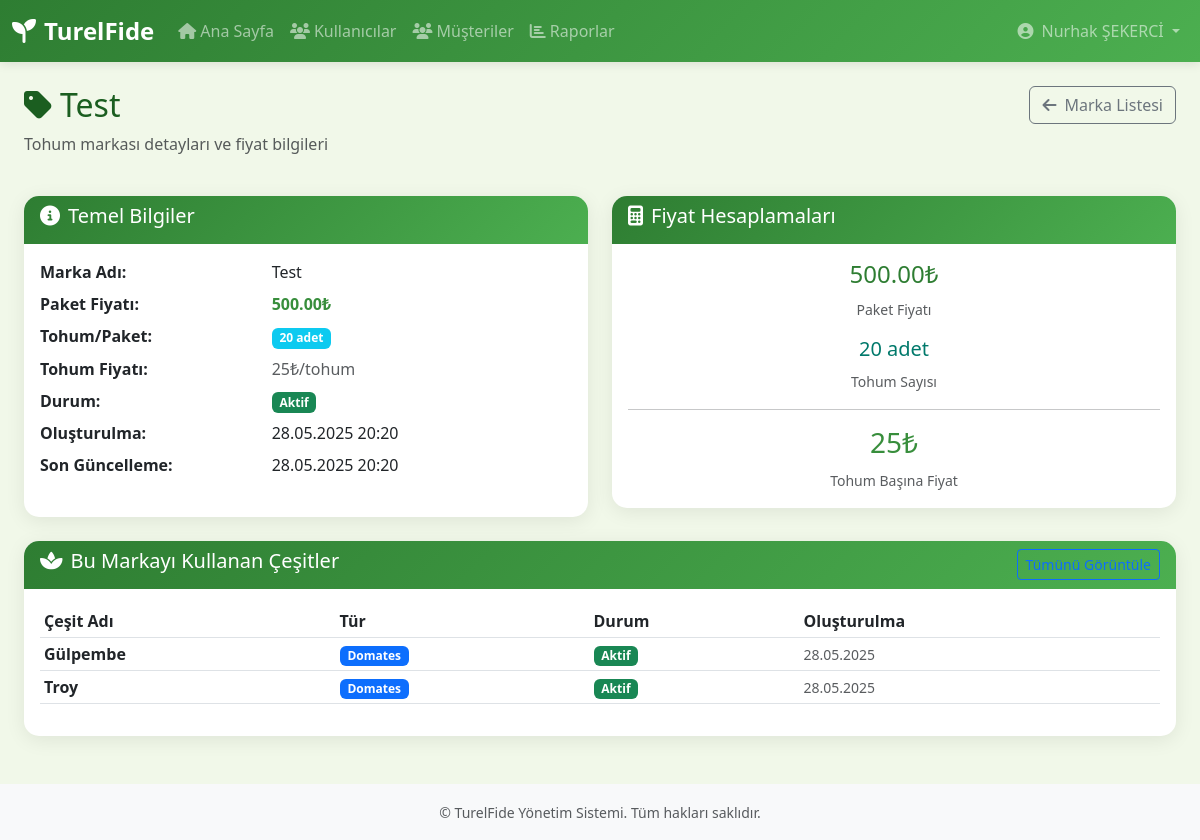
Page /products/brands/1/ (signed in) on the committed database.
### accounts/models.py (models this page shows, shortened)
class User(AbstractUser):
    ROLES = [
        ('admin', 'Admin'),
        ('readonly', 'Patron'),
        ('product_manager', 'Proje Müdürü'),
        ('plant_manager', 'Ekim Sorumlusu'),
        ('plant_personel', 'Ekim Personeli'),
        ('seed_manager', 'Aşı Sorumlusu'),
        ('seed_personel', 'Aşı Personeli'),
        ('finance_personel', 'Finans Personeli'),
        ('shipping_personel', 'Sevkiyat Personeli')
    ]
    role = models.CharField(max_length=20, choices=ROLES)
    phone_number = models.CharField(max_length=10)
    pin_code = models.CharField(max_length=4, unique=True, db_index=True)
    groups = models.ManyToManyField(
        'auth.Group',
        verbose_name='groups',
        blank=True,
        help_text='The groups this user belongs to.',
        related_name='custom_user_set',
        related_query_name='custom_user',
    )
    user_permissions = models.ManyToManyField(
        'auth.Permission',
        verbose_name='user permissions',
        blank=True,
        help_text='Specific permissions for this user.',
        related_name='custom_user_set',
        related_query_name='custom_user',
    )
    class Meta:
        verbose_name = 'Kullanıcı'
        verbose_name_plural = 'Kullanıcılar'

### products/models.py (models this page shows, shortened)
class SeedBrand(models.Model):
    name = models.CharField(
        max_length=100,
        unique=True,
        validators=[MinLengthValidator(2)],
        verbose_name="Marka Adı",
        help_text="Örnek: Kurumsal, Türkiye, İtalya, Almanya"
    )
    price_per_packet = models.DecimalField(
        max_digits=10,
        decimal_places=2,
        verbose_name="Tohum Paket Fiyatı",
        help_text="Tohum paket fiyatı (TL)"
    )
    seeds_per_packet = models.PositiveIntegerField(
        verbose_name="Paket Başına Tohum Sayısı",
        help_text="Bir pakette kaç adet tohum var"
    )
    is_active = models.BooleanField(
        default=True,
        db_index=True,
        verbose_name="Aktif",
        help_text="Bu marka aktif olarak kullanılıyor mu?"
    )
    created_at = models.DateTimeField(
        auto_now_add=True,
        verbose_name="Oluşturulma Tarihi"
    )
    updated_at = models.DateTimeField(
        auto_now=True,
        verbose_name="Güncellenme Tarihi"
    )
    class Meta:
        db_table = 'products_seedbrand'
        verbose_name = "Tohum Markası"
        verbose_name_plural = "Tohum Markaları"
        ordering = ['name']
        indexes = [
            models.Index(fields=['name'], name='seedbrand_name_idx'),
            models.Index(fields=['is_active'], name='seedbrand_active_idx'),
        ]
    @property
    def price_per_seed(self):
        if self.seeds_per_packet > 0:
            price = self.price_per_packet / self.seeds_per_packet
            return float(f"{price:.2f}") if price != int(price) else int(price)
        return 0

class Variety(models.Model):
    name = models.CharField(
        max_length=100,
        validators=[MinLengthValidator(2)],
        verbose_name="Çeşit Adı",
        help_text="Örnek: Starking, Granny Smith, Golden Delicious"
    )
    species = models.ForeignKey(
        Species,
        on_delete=models.CASCADE,
        related_name='varieties',
        verbose_name="Tür",
        help_text="Bu çeşidin ait olduğu tür"
    )
    seed_brand = models.ForeignKey(
        SeedBrand,
        on_delete=models.CASCADE,
        related_name='varieties',
        verbose_name="Tohum Markası",
        help_text="Bu çeşidin ait olduğu tohum markası"
    )
    is_active = models.BooleanField(
        default=True,
        db_index=True,
        verbose_name="Aktif",
        help_text="Bu çeşit aktif olarak kullanılıyor mu?"
    )
    created_at = models.DateTimeField(
        auto_now_add=True,
        verbose_name="Oluşturulma Tarihi"
    )
    updated_at = models.DateTimeField(
        auto_now=True,
        verbose_name="Güncellenme Tarihi"
    )
    class Meta:
        db_table = 'products_variety'
        verbose_name = "Çeşit"
        verbose_name_plural = "Çeşitler"
        ordering = ['species__name', 'name']
        unique_together = [['species', 'name']]
        indexes = [
            models.Index(fields=['name'], name='variety_name_idx'),
            models.Index(fields=['species', 'name'], name='variety_species_name_idx'),
            models.Index(fields=['is_active'], name='variety_active_idx'),
            models.Index(fields=['seed_brand'], name='variety_seedbrand_idx'),
        ]

class Species(models.Model):
    name = models.CharField(
        max_length=100,
        unique=True,
        validators=[MinLengthValidator(2)],
        verbose_name="Tür Adı",
        help_text="Örnek: Domates, Aşılı Domates, Biber, Patlıcan"
    )
    is_active = models.BooleanField(
        default=True,
        db_index=True,
        verbose_name="Aktif",
        help_text="Bu tür aktif olarak kullanılıyor mu?"
    )
    created_at = models.DateTimeField(
        auto_now_add=True,
        verbose_name="Oluşturulma Tarihi"
    )
    updated_at = models.DateTimeField(
        auto_now=True,
        verbose_name="Güncellenme Tarihi"
    )
    class Meta:
        db_table = 'products_species'
        verbose_name = "Tür"
        verbose_name_plural = "Türler"
        ordering = ['name']
        indexes = [
            models.Index(fields=['name'], name='species_name_idx'),
            models.Index(fields=['is_active'], name='species_active_idx'),
        ]

### products/views.py (the view)
# urls.py: path('brands/<int:brand_id>/', views.seed_brand_detail_view, name='seed_brand_detail'),
@product_permission_required(['admin', 'product_manager', 'readonly'])
def seed_brand_detail_view(request, brand_id):
    seed_brand = get_object_or_404(SeedBrand, id=brand_id)
    varieties = seed_brand.varieties.filter(is_active=True)[:10]
    context = {
        'seed_brand': seed_brand,
        'brand_info': format_product_info(seed_brand, 'seed_brand'),
        'varieties': varieties,
        'can_edit': can_edit_products(request.user),
    }
    return render(request, 'products/seed_brand_detail.html', context)

### products/templates/products/seed_brand_detail.html (shortened to what this page needs)
{% extends 'accounts/base.html' %}
{% block content %}
<div class="container-fluid">
    <div class="row mb-4">
        <div class="col-md-8">
            <h2><i class="fas fa-tag me-2"></i>{{ seed_brand.name }}</h2>
            <p class="text-muted">Tohum markası detayları ve fiyat bilgileri</p>
        </div>
        <div class="col-md-4 text-end">
            <a href="{% url 'products:seed_brand_list' %}" class="btn btn-outline-secondary">
                <i class="fas fa-arrow-left me-2"></i>Marka Listesi
            </a>
        </div>
    </div>
    <div class="row mb-4">
        <div class="col-md-6">
            <div class="card">
                <div class="card-header">
                    <h5><i class="fas fa-info-circle me-2"></i>Temel Bilgiler</h5>
                </div>
                <div class="card-body">
                    <dl class="row">
                        <dt class="col-sm-5">Marka Adı:</dt>
                        <dd class="col-sm-7">{{ seed_brand.name }}</dd>
                        <dt class="col-sm-5">Paket Fiyatı:</dt>
                        <dd class="col-sm-7">
                            <span class="text-success fw-bold">{{ seed_brand.price_per_packet }}₺</span>
                        </dd>
                        <dt class="col-sm-5">Tohum/Paket:</dt>
                        <dd class="col-sm-7">
                            <span class="badge bg-info">{{ seed_brand.seeds_per_packet }} adet</span>
                        </dd>
                        <dt class="col-sm-5">Tohum Fiyatı:</dt>
                        <dd class="col-sm-7">
                            <span class="text-muted">{{ seed_brand.price_per_seed }}₺/tohum</span>
                        </dd>
                        <dt class="col-sm-5">Durum:</dt>
                        <dd class="col-sm-7">
                            {% if seed_brand.is_active %}
                                <span class="badge bg-success">Aktif</span>
                            {% else %}
                                <span class="badge bg-secondary">Pasif</span>
                            {% endif %}
                        </dd>
                        <dt class="col-sm-5">Oluşturulma:</dt>
                        <dd class="col-sm-7">{{ seed_brand.created_at|date:"d.m.Y H:i" }}</dd>
                        <dt class="col-sm-5">Son Güncelleme:</dt>
                        <dd class="col-sm-7">{{ seed_brand.updated_at|date:"d.m.Y H:i" }}</dd>
                    </dl>
                </div>
            </div>
        </div>
        <div class="col-md-6">
            <div class="card">
                <div class="card-header">
                    <h5><i class="fas fa-calculator me-2"></i>Fiyat Hesaplamaları</h5>
                </div>
                <div class="card-body text-center">
                    <div class="row mb-3">
                        <div class="col-12">
                            <h4 class="text-primary">{{ seed_brand.price_per_packet }}₺</h4>
                            <small class="text-muted">Paket Fiyatı</small>
                        </div>
                    </div>
                    <div class="row mb-3">
                        <div class="col-12">
                            <h5 class="text-info">{{ seed_brand.seeds_per_packet }} adet</h5>
                            <small class="text-muted">Tohum Sayısı</small>
                        </div>
                    </div>
                    <hr>
                    <div class="row">
                        <div class="col-12">
                            <h3 class="text-success">{{ seed_brand.price_per_seed }}₺</h3>
                            <small class="text-muted">Tohum Başına Fiyat</small>
                        </div>
                    </div>
                </div>
            </div>
        </div>
    </div>
    <div class="row">
        <div class="col-12">
            <div class="card">
                <div class="card-header d-flex justify-content-between align-items-center">
                    <h5><i class="fas fa-spa me-2"></i>Bu Markayı Kullanan Çeşitler</h5>
                    <a href="{% url 'products:variety_list' %}?brand={{ seed_brand.id }}" class="btn btn-outline-primary btn-sm">
                        Tümünü Görüntüle
                    </a>
                </div>
                <div class="card-body">
                    {% if varieties %}
                    <div class="table-responsive">
                        <table class="table table-sm">
                            <thead>
                                <tr>
                                    <th>Çeşit Adı</th>
                                    <th>Tür</th>
                                    <th>Durum</th>
                                    <th>Oluşturulma</th>
                                </tr>
                            </thead>
                            <tbody>
                                {% for variety in varieties %}
                                <tr>
                                    <td><strong>{{ variety.name }}</strong></td>
                                    <td>
                                        <a href="{% url 'products:species_detail' variety.species.id %}" class="text-decoration-none">
                                            <span class="badge bg-primary">{{ variety.species.name }}</span>
                                        </a>
                                    </td>
                                    <td>
                                        {% if variety.is_active %}
                                            <span class="badge bg-success">Aktif</span>
                                        {% else %}
                                            <span class="badge bg-secondary">Pasif</span>
                                        {% endif %}
                                    </td>
                                    <td>
                                        <small class="text-muted">{{ variety.created_at|date:"d.m.Y" }}</small>
                                    </td>
                                </tr>
                                {% endfor %}
                            </tbody>
                        </table>
                    </div>
                    {% else %}
                    <div class="text-center text-muted py-3">
                        <i class="fas fa-spa fa-3x mb-2"></i>
                        <p>Bu markayı kullanan henüz hiç çeşit bulunmuyor.</p>
                    </div>
                    {% endif %}
                </div>
            </div>
        </div>
    </div>
</div>
{% endblock %}

### accounts/templates/accounts/base.html (shortened to what this page needs)
<!DOCTYPE html>
<html lang="tr">
<head>
    <link href="https://cdn.jsdelivr.net/npm/bootstrap@5.3.0/dist/css/bootstrap.min.css" rel="stylesheet">
    <link rel="stylesheet" href="https://cdn.jsdelivr.net/npm/bootstrap-icons@1.11.0/font/bootstrap-icons.css">
    <link rel="stylesheet" href="https://cdnjs.cloudflare.com/ajax/libs/font-awesome/6.4.0/css/all.min.css">
</head>
<body>
    {% if user.is_authenticated %}
    <nav class="navbar navbar-expand-lg navbar-dark navbar-custom">
        <div class="container-fluid">
            <a class="navbar-brand" href="{% url 'accounts:dashboard' %}">
                <i class="fas fa-seedling me-2"></i>TurelFide
            </a>
            <div class="collapse navbar-collapse" id="navbarNav">
                <ul class="navbar-nav me-auto">
                    <li class="nav-item">
                        <a class="nav-link" href="{% url 'accounts:dashboard' %}">
                            <i class="fas fa-home me-1"></i>Ana Sayfa
                        </a>
                    </li>
                    {% if user.role == 'admin' or user.role == 'readonly' or user.role == 'product_manager' %}
                    <li class="nav-item">
                        <a class="nav-link" href="{% url 'accounts:user_list' %}">
                            <i class="fas fa-users me-1"></i>Kullanıcılar
                        </a>
                    </li>
                    <li class="nav-item">
                        <a class="nav-link" href="{% url 'customers:list' %}">
                            <i class="fas fa-users me-1"></i>Müşteriler
                        </a>
                    </li>
                    {% endif %}
                    {% if 'manager' in user.role or user.role == 'admin' %}
                    <li class="nav-item">
                        <a class="nav-link" href="#!">
                            <i class="fas fa-chart-bar me-1"></i>Raporlar
                        </a>
                    </li>
                    {% endif %}
                </ul>
                <ul class="navbar-nav">
                    <li class="nav-item dropdown">
                        <a class="nav-link dropdown-toggle" href="#" role="button" data-bs-toggle="dropdown">
                            <i class="fas fa-user-circle me-1"></i>
                            {{ user.get_full_name|default:user.username }}
                        </a>
                    </li>
                </ul>
            </div>
        </div>
    </nav>
    {% endif %}
    <main class="{% if user.is_authenticated %}container-fluid mt-4{% endif %}">
        {% block content %}{% endblock %}
    </main>
    {% if user.is_authenticated %}
    <footer class="bg-light text-center py-3 mt-5">
        <div class="container">
            <small class="text-muted">
                © {{ "now"|date:"Y" }} TurelFide Yönetim Sistemi. Tüm hakları saklıdır.
            </small>
        </div>
    </footer>
    {% endif %}
</body>
</html>

### rows in the picture
User: get_full_name "Nurhak ŞEKERCİ"
SeedBrand: name "Test", price_per_packet "500.00", seeds_per_packet "20", price_per_seed "25", created_at "28.05.2025 20:20", updated_at "28.05.2025 20:20"
Variety: name "Gülpembe", species.name "Domates", is_active "Aktif", created_at "28.05.2025"
Variety: name "Troy", species.name "Domates", is_active "Aktif", created_at "28.05.2025"
